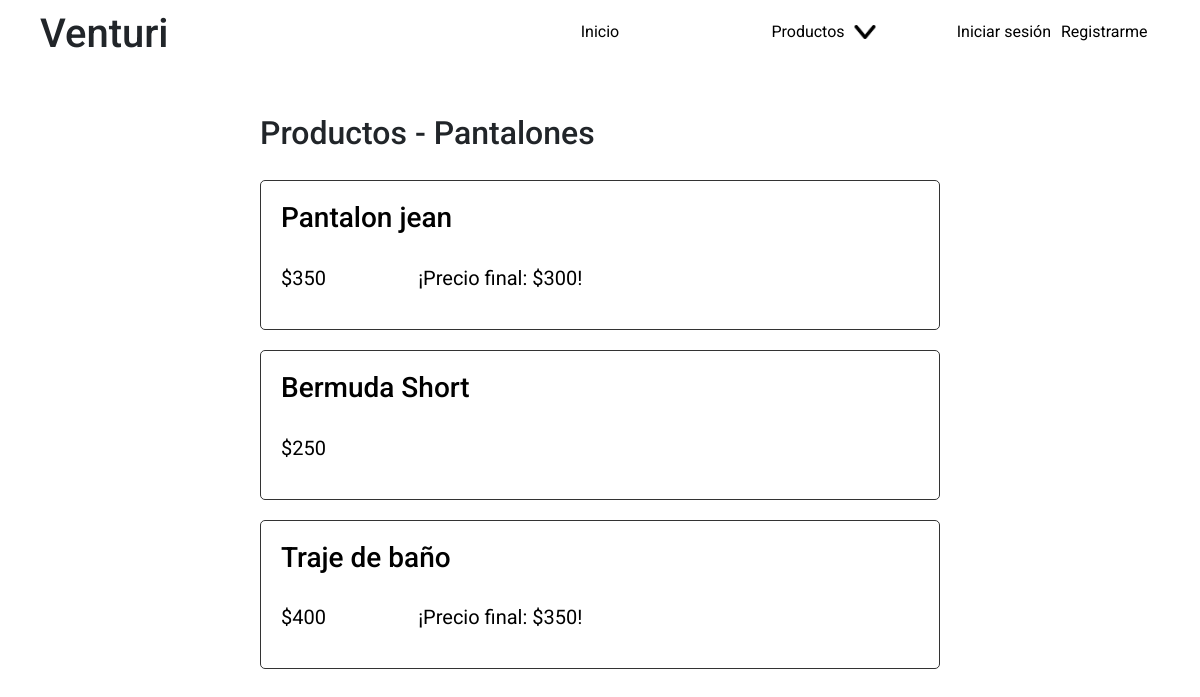
The page /index.php?section=products&category=Pantalones on the database its author committed.
### tables this page shows
CREATE TABLE IF NOT EXISTS products_has_categories (
    id int UNSIGNED NOT NULL AUTO_INCREMENT,
    products_id INT UNSIGNED NOT NULL,
    categories_id INT UNSIGNED NOT NULL,
    PRIMARY KEY (id),
    FOREIGN KEY (products_id)
    REFERENCES products (id)
    ON DELETE CASCADE
    ON UPDATE CASCADE,
    FOREIGN KEY (categories_id)
    REFERENCES categories (id)
    ON DELETE CASCADE
    ON UPDATE CASCADE
);

CREATE TABLE IF NOT EXISTS products (
    id int UNSIGNED NOT NULL AUTO_INCREMENT,
    title varchar(100) NOT NULL,
    description text(1000),
    price int NOT NULL DEFAULT 0,
    discount int DEFAULT NULL,
    stock int NOT NULL DEFAULT 0,
    created_at TIMESTAMP NOT NULL DEFAULT CURRENT_TIMESTAMP,
    updated_at TIMESTAMP NOT NULL DEFAULT CURRENT_TIMESTAMP,
    PRIMARY KEY (id)
);

### back/config/functions/sql.php (called while the page is built, shortened)
<?php
function select($query){
global $cnx;
$matchs = [];
$rta = mysqli_query($cnx, $query);
if(mysqli_num_rows($rta) > 0){
    while($match = mysqli_fetch_assoc($rta)):
        $matchs[] = $match;
    endwhile;
}
return $matchs;
}

### site/views/products.php (the view)
<?php
    $products = [];
    $category = (empty($_GET['category'])) ? null : $_GET['category'];
    if(is_null($category)){
        $querySelectProducts = <<<SELECTPRODUCTS
        SELECT * FROM products
        SELECTPRODUCTS;
    }else{
        $querySelectCategory = <<<SELECTCATEGORY
        SELECT * FROM categories
        WHERE name='$category'
        SELECTCATEGORY;
        $rtaSelectCategory = select($querySelectCategory);
        if(empty($rtaSelectCategory)){
            return header('Location: ./index.php?section=products');
        }else{
            $querySelectProducts = <<<SELECTPRODUCTS
            SELECT products_has_categories.id AS category_id, products.id, products.title, products.price, products.discount
            FROM products_has_categories
            JOIN products ON products_has_categories.products_id=products.id AND products_has_categories.categories_id=
            SELECTPRODUCTS;
            $querySelectProducts = $querySelectProducts.$rtaSelectCategory[0]["id"]."";
            $rtaSelectProducts = select($querySelectProducts);
        }
    }
    $rtaSelectProducts = select($querySelectProducts);
    if(count($rtaSelectProducts) > 0){
        $querySelectPhotos = <<<SELECTPHOTOS
        SELECT * FROM products_photos
        SELECTPHOTOS;
        $rtaSelectPhotos = select($querySelectPhotos);
        for ($i=0; $i < count($rtaSelectProducts); $i++) {
            $products[$i]["id"] = $rtaSelectProducts[$i]["id"];
            $products[$i]["title"] = $rtaSelectProducts[$i]["title"];
            $products[$i]["price"] = $rtaSelectProducts[$i]["price"];
            $products[$i]["discount"] = $rtaSelectProducts[$i]["discount"];
            if(count($rtaSelectPhotos) > 0){
                for ($j=0; $j < count($rtaSelectPhotos); $j++) {
                    if($rtaSelectPhotos[$j]["products_id"] == $rtaSelectProducts[$i]["id"]){
                        $products[$i]["images"][$j]["id"] = $rtaSelectPhotos[$j]["id"];
                        $products[$i]["images"][$j]["image"] = $rtaSelectPhotos[$j]["image"];
                        $products[$i]["images"][$j]["products_id"] = $rtaSelectPhotos[$j]["products_id"];
                    }
                }
            }
        }
    }else{
        $products = NULL;
    }
?>
<section id="products">
    <?php if(!is_null($products)): ?>
        <div>
            <h2>Productos<?= (!is_null($category)) ? ' - '.$category : '' ?></h2>
        </div>
        <ul>
            <?php for ($i=0; $i < count($products); $i++): ?>
                <li>
                    <a href="index.php?section=product&id=<?= $products[$i]["id"] ?>">
                        <div>
                            <h3><?= $products[$i]["title"] ?></h3>
                            <div>
                                <p>$<?= $products[$i]["price"] ?></p>
                                <?php if(isset($products[$i]["discount"]) && $products[$i]["discount"] > 0): ?>
                                    <p>¡Precio final: $<?= $products[$i]["discount"] ?>!</p>
                                <?php endif; ?>
                            </div>
                        </div>
                    </a>
                </li>
            <?php endfor; ?>
        </ul>
    <?php else: ?>
        <div>
            <p>Sin productos</p>
        </div>
    <?php endif; ?>
</section>

### site/css/index.css (style rules this page uses)
* { margin: 0; padding: 0; font-family: 'Roboto', sans-serif; box-sizing: border-box; }
body { max-width: 1920px; margin-left: auto; margin-right: auto; }

### site/css/views/panel/products.css (style rules this page uses)
#products { padding: 10px; }
#products >ul { list-style: none; display: grid; grid-template-columns: 1fr; grid-gap: 20px; padding-top: 20px; }
#products >ul >li { display: grid; grid-template-columns: 1fr 100px; border: 1px solid #333333; border-radius: 5px; padding-right: 20px; }
#products >ul >li >a { display: grid; grid-template-columns: auto auto; width: 100%; text-decoration: none; color: black; padding: 20px; }
#products >ul >li >a >div:first-of-type { display: grid; grid-template-columns: 1fr; grid-template-rows: 1fr 1fr; grid-gap: 20px; }
#products >ul >li >a >div:first-of-type p { display: flex; align-self: center; justify-self: flex-start; }
#products >ul >li >a >div:first-of-type >div { display: grid; grid-template-columns: auto 1fr; grid-template-rows: 1fr; grid-gap: 20px; }
#products >ul >li >a >div:last-of-type { display: grid; grid-template-columns: 1fr; grid-template-rows: 1fr; }
#products >ul >li >a >div:last-of-type p { display: flex; align-self: center; justify-self: center; font-size: 20px; }
@media (min-width:600px) { #products { max-width: 700px; margin-left: auto; margin-right: auto; } }

### rows shown on the page
products_has_categories: products.title "Pantalon jean", products.price "350", products.discount "300"
products_has_categories: products.title "Bermuda Short", products.price "250"
products_has_categories: products.title "Traje de baño", products.price "400", products.discount "350"

### other values the page prints
Site_Name "Venturi"
$category "Pantalones"
